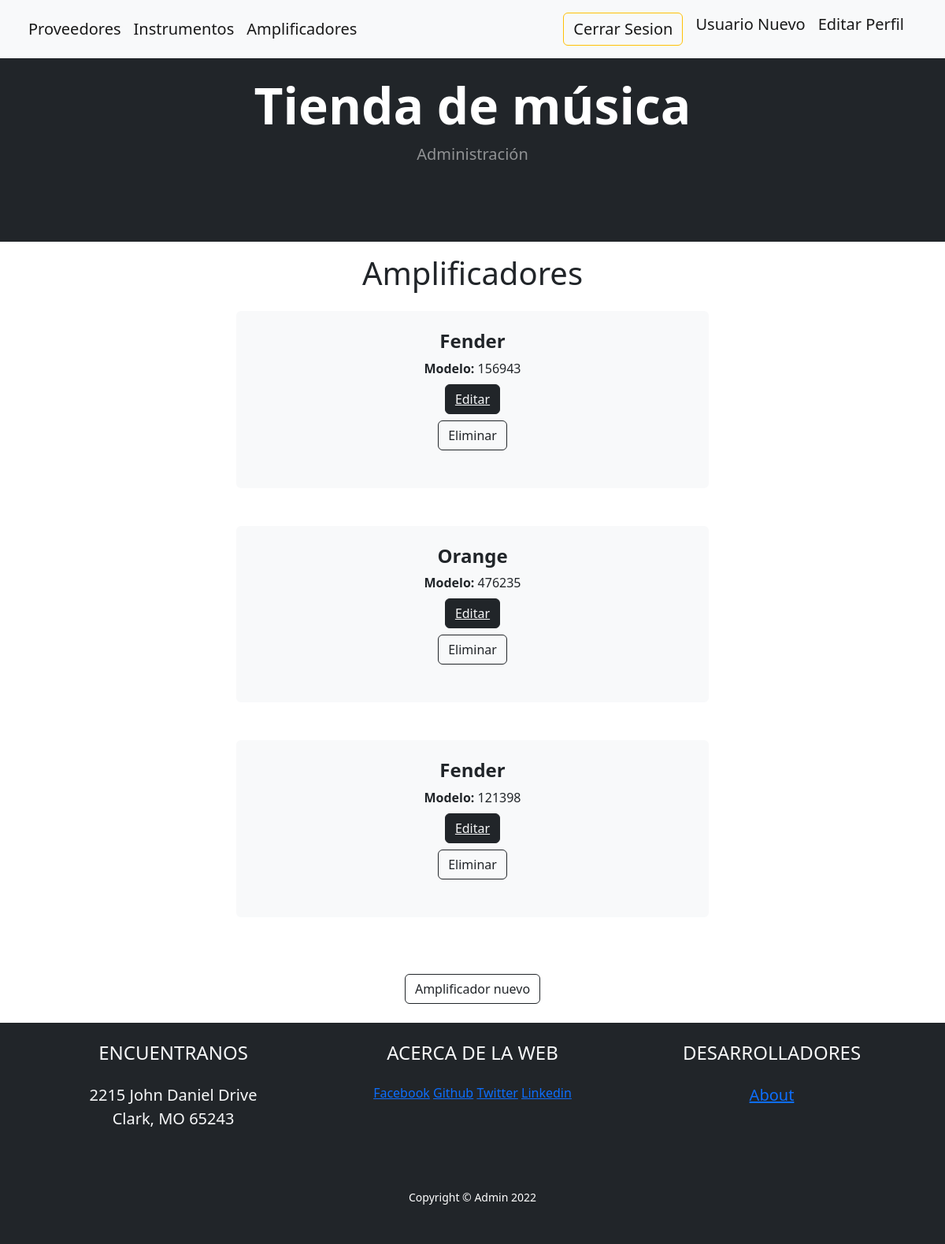
Screenshot of /app-tienda-musical/amplificador/ (signed in) with the database file from the repository.
### AppTiendaMusical/models.py (models this page shows)
class Amplificador(models.Model):
    modelo = models.IntegerField()
    marca = models.CharField(max_length=50)

### AppTiendaMusical/views.py (the view)
# urls.py: path('amplificador/', amplificador, name="Amplificador"),
@login_required
def amplificador(request):
    lista_amplificadores = Amplificador.objects.all()
    return render(request, "Amplificador.html", {"amplificadores":lista_amplificadores})

### AppTiendaMusical/Templates/Amplificador.html (shortened to what this page needs)
{% extends 'Inicio.html' %}
{% load static %}
{% block ListaDeContenidos %}
<h1 style="text-align: center" class="py-3">Amplificadores</h1>
{% for amplificador in amplificadores %}
<center>
    <div class="col-lg-6 col-xxl-4 mb-5">
        <div class="card bg-light border-0 h-100">
            <div class="card-body text-center p-4 p-lg-5 pt-0 pt-lg-0">
                <h2 class="fs-4 fw-bold">{{amplificador.marca}}</h2>
                <p class="mb-0"><b>Modelo:</b> {{amplificador.modelo}}</p>
                <div>
                    <div class="py-2">
                        <center><button class="btn btn-dark mt-auto">
                                <a href="{% url 'EditarAmplificador' amplificador.id %}" class="text-light">Editar</a>
                            </button></center>
                    </div>
                    <form action="{% url 'EliminarAmplificador' amplificador.id %}" method="POST">{% csrf_token %}
                        <center><button class="btn btn-outline-dark mt-auto" type="submit">Eliminar</button></center>
                    </form>
                </div>
            </div>
        </div>
    </div>
</center>
{% endfor %}
<div class="py-4">
    <center><a class="btn btn-outline-dark mt-auto" href="{% url 'AgregarAmplificador' %}">Amplificador nuevo</a>
    </center>
</div>
{% endblock ListaDeContenidos %}

### rows the page displays
Amplificador: marca "Fender", modelo "156943"
Amplificador: marca "Orange", modelo "476235"
Amplificador: marca "Fender", modelo "121398"
